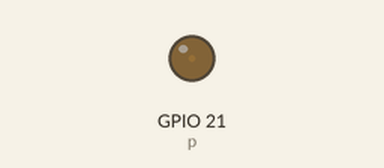
Recording of a program running on a simulated Raspberry Pi (BCM pin numbers). On the bench: output pins drawn as LEDs (lit = HIGH). System figures (address, load, memory, disk, uptime) are fixed made-up values.

Above: at 0.05 s.
At 5.05 s:
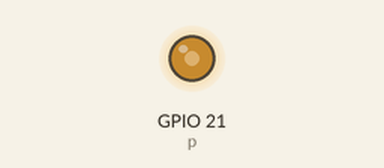
At 7.6 s:
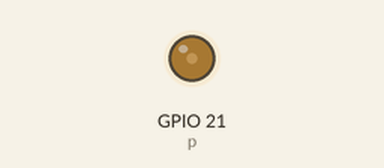
Timing chart, 0 to 13.0 s (numbered marks = the images above):
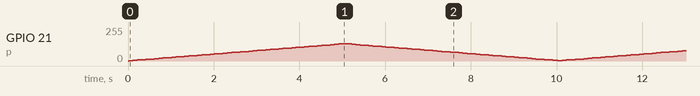

The program:

led_pulse.py
```python
#!/usr/bin/env python
import RPi.GPIO as IO
import time                     #calling time to provide delays in program
import os 			#execute standard Unix or Linux shell commands using Python
IO.setwarnings(False)           #do not show any warnings
IO.setmode (IO.BCM)
IO.setup(21,IO.OUT)           # initialize GPIO as an output.

p = IO.PWM(21,100)          #GPIO as PWM output, with 100Hz frequency
p.start(0)                              #generate PWM signal with 0% duty cycle
while 1:                               #execute loop forever
	charge = float (os.popen("cat /proc/loadavg|awk '{print $1}'").read())
	if charge == 0:
        	charge = 0.01
	temps = 1/(100*charge)

	for x in range (50):                          #execute loop for 50 times, x being incremented from 0 to 49.
		p.ChangeDutyCycle(x+1)               #change duty cycle for varying the brightness of LED.
		time.sleep(temps)                           #sleep

	for x in range (50):                         #execute loop for 50 times, x being incremented from 0 to 49.
		p.ChangeDutyCycle(51-x)        #change duty cycle for changing the brightness of LED.
		time.sleep(temps)                          #sleep
```
